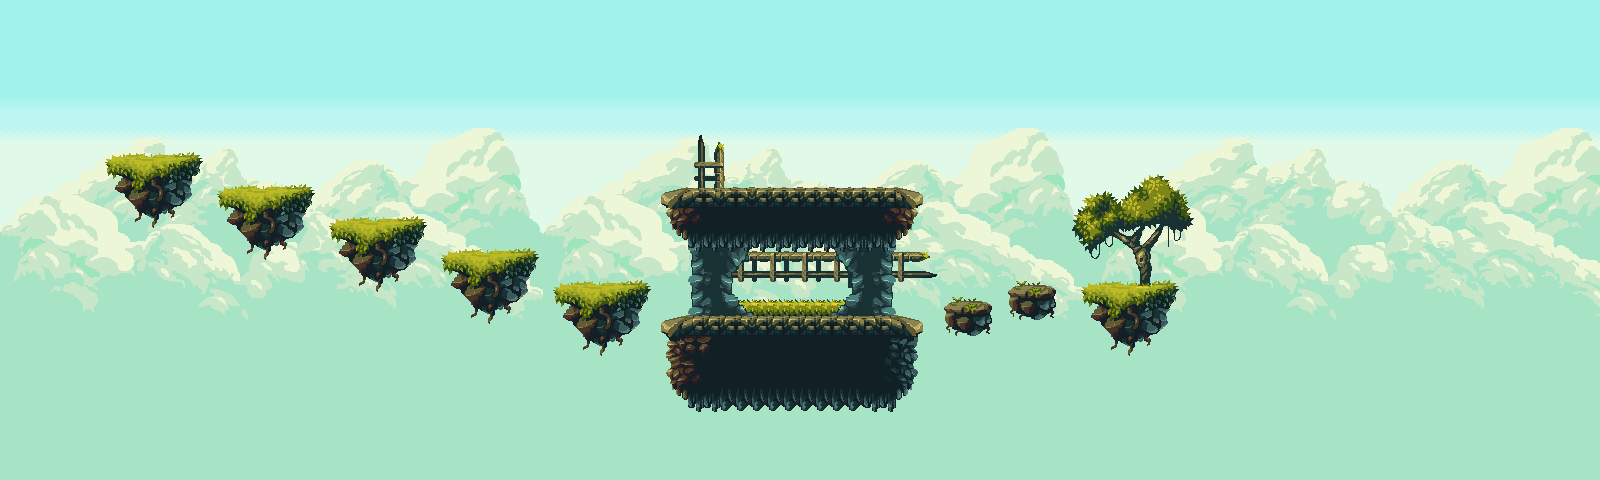

This is a level from a 2D game, rendered from its Tiled map with the project's own tilesets. A one-line summary and the map file follow, with tile-layer data summarised:
An orthogonal 100x30 tile map with 16x16 px tiles, 8 tile layers (sky, clouds-back, clouds-front, background-2, ...), 3 tilesets and 7 objects (6x enemySpawn, playerSpawn).

<map version="1.2" tiledversion="1.3.1" orientation="orthogonal" renderorder="right-down" compressionlevel="0" width="100" height="30" tilewidth="16" tileheight="16" infinite="0" nextlayerid="10" nextobjectid="23">
 <editorsettings>
  <export target="level5.json" format="json" />
 </editorsettings>
 <tileset firstgid="1" name="tileset_Padded" tilewidth="16" tileheight="16" spacing="2" margin="1" tilecount="1160" columns="58">
  <image source="tileset_Padded.png" width="1044" height="360" />
  <tile id="0">
   <animation>
    <frame tileid="63" duration="1000" />
    <frame tileid="64" duration="1000" />
   </animation>
  </tile>
 </tileset>
 <tileset firstgid="1161" name="clouds" tilewidth="16" tileheight="16" tilecount="476" columns="34">
  <image source="clouds.png" width="544" height="236" />
 </tileset>
 <tileset firstgid="1637" name="sky" tilewidth="16" tileheight="16" tilecount="133" columns="7">
  <image source="sky.png" width="112" height="304" />
 </tileset>
 <layer id="1" name="sky" width="100" height="30">
  <data>[3000 cells, 3000 non-empty, 133 distinct tile ids]</data>
 </layer>
 <layer id="2" name="clouds-back" width="100" height="30">
  <data>[3000 cells, 2200 non-empty, 476 distinct tile ids]</data>
 </layer>
 <layer id="3" name="clouds-front" width="100" height="30">
  <data>[3000 cells, 1800 non-empty, 476 distinct tile ids]</data>
 </layer>
 <layer id="9" name="background-2" width="100" height="30">
  <data>[3000 cells, 172 non-empty, 110 distinct tile ids]</data>
 </layer>
 <layer id="8" name="background-1" width="100" height="30">
  <data>[3000 cells, 57 non-empty, 21 distinct tile ids]</data>
 </layer>
 <layer id="4" name="background-0" width="100" height="30">
  <data>[3000 cells, 369 non-empty, 102 distinct tile ids]</data>
 </layer>
 <layer id="5" name="platforms" width="100" height="30">
  <data>[3000 cells, 51 non-empty, 14 distinct tile ids]</data>
 </layer>
 <layer id="7" name="foreground" width="100" height="30">
  <data>[3000 cells, 0 non-empty, 0 distinct tile ids]</data>
 </layer>
 <objectgroup id="6" name="objects" offsetx="0.666667" offsety="0">
  <object id="1" type="playerSpawn" x="156" y="129.5">
   <point />
  </object>
  <object id="16" type="enemySpawn" x="225.333" y="163.333" width="80.6667" height="19.3333">
   <properties>
    <property name="sprite" value="enemy" />
   </properties>
  </object>
  <object id="18" type="enemySpawn" x="338.333" y="197.667" width="80.6667" height="19.3333">
   <properties>
    <property name="sprite" value="enemy" />
   </properties>
  </object>
  <object id="19" type="enemySpawn" x="447.667" y="228.333" width="80.6667" height="19.3333">
   <properties>
    <property name="sprite" value="enemy" />
   </properties>
  </object>
  <object id="20" type="enemySpawn" x="560.333" y="259" width="80.6667" height="19.3333">
   <properties>
    <property name="sprite" value="enemy" />
   </properties>
  </object>
  <object id="21" type="enemySpawn" x="679" y="287.667" width="219.333" height="19.3333">
   <properties>
    <property name="sprite" value="enemy" />
   </properties>
  </object>
  <object id="22" type="enemySpawn" x="1008.67" y="266.667" width="43.3333" height="15.3333">
   <properties>
    <property name="sprite" value="enemy" />
   </properties>
  </object>
 </objectgroup>
</map>
